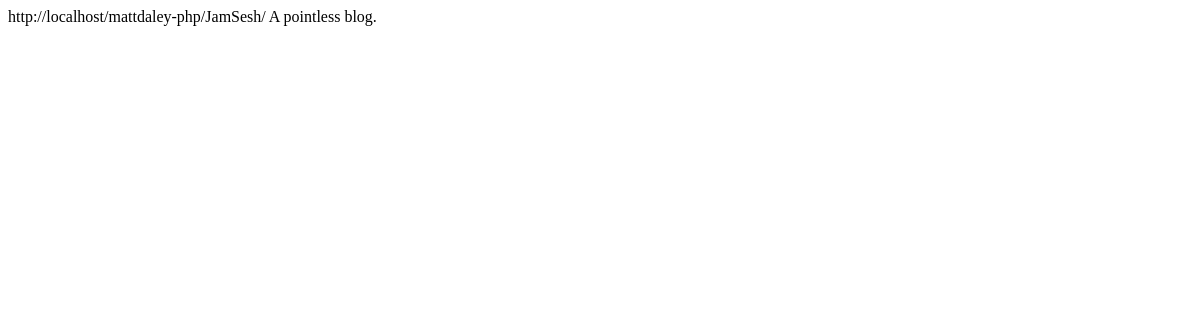
The page /JamSesh/rss.php on the database as committed earlier.
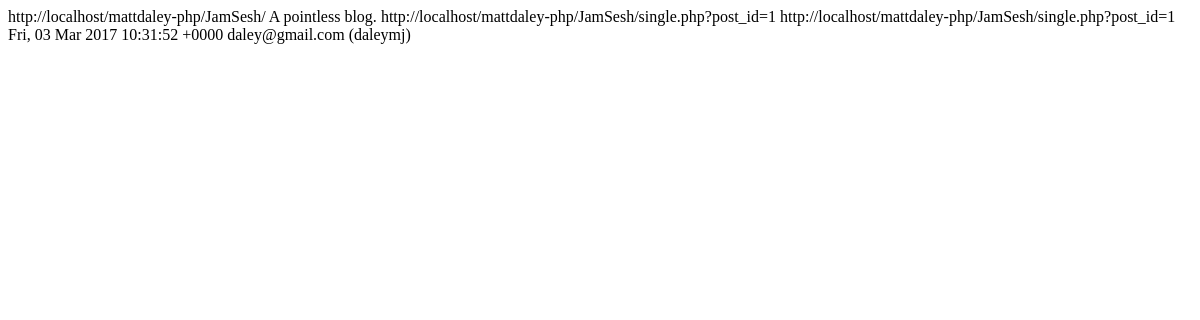
The same page on the database as committed later.
### tables this page shows
CREATE TABLE IF NOT EXISTS `posts` (
`post_id` smallint(6) NOT NULL,
  `title` varchar(500) NOT NULL,
  `body` text NOT NULL,
  `date` datetime NOT NULL,
  `user_id` smallint(6) NOT NULL,
  `photo` text NOT NULL
);

CREATE TABLE IF NOT EXISTS `users` (
`user_id` smallint(6) NOT NULL,
  `username` varchar(50) NOT NULL,
  `password` varchar(40) NOT NULL,
  `email` varchar(254) NOT NULL,
  `user_pic` text NOT NULL,
  `date_joined` datetime NOT NULL,
  `account_type` tinyint(1) NOT NULL,
  `is_admin` tinyint(1) NOT NULL,
  `zip_code` smallint(6) NOT NULL,
  `security_key` varchar(40) NOT NULL
);

### JamSesh/functions.php (called while the page is built, shortened)
<?php
function convertTimeRSS($ugly){
	$date = new DateTime($ugly);
	return $date->format('r');
}

### JamSesh/rss.php (the view, shortened to what this page needs)
<?php
require('db-config.php');
include_once('functions.php');
$query = "SELECT posts.title, posts.post_id, posts.date, users.email, users.username, posts.body
          FROM posts, users
          WHERE users.user_id = posts.user_id
          ORDER BY posts.date DESC
          LIMIT 10";
$result = $db->query($query);
?>
<rss version="2.0" xmlns:atom="http://www.w3.org/2005/Atom">
  <channel>
    <link>http://localhost/mattdaley-php/JamSesh/</link>
    <description>A pointless blog.</description>
    <atom:link href="http://localhost/mattdaley-php/JamSesh/single.php?post_id=<?php echo $row['post_id']; ?>" rel="self" type="application/rss+xml" />
    <?php while ($row = $result->fetch_assoc()) { ?>
    <item>
      <link>http://localhost/mattdaley-php/JamSesh/single.php?post_id=<?php echo $row['post_id']; ?></link>
      <guid>http://localhost/mattdaley-php/JamSesh/single.php?post_id=<?php echo $row['post_id']; ?></guid>
      <pubDate><?php echo convertTimeRSS($row['date']); ?></pubDate>
      <author><?php echo $row['email']; ?> (<?php echo $row['username']; ?>)</author>
    </item>
    <?php }  ?>
  </channel>
</rss>

Rows that differ between the two databases and show on the page:
added posts: post_id "1", date "Fri, 03 Mar 2017 10:31:52 +0000", user.email "daley@gmail.com", user.username "daleymj"
